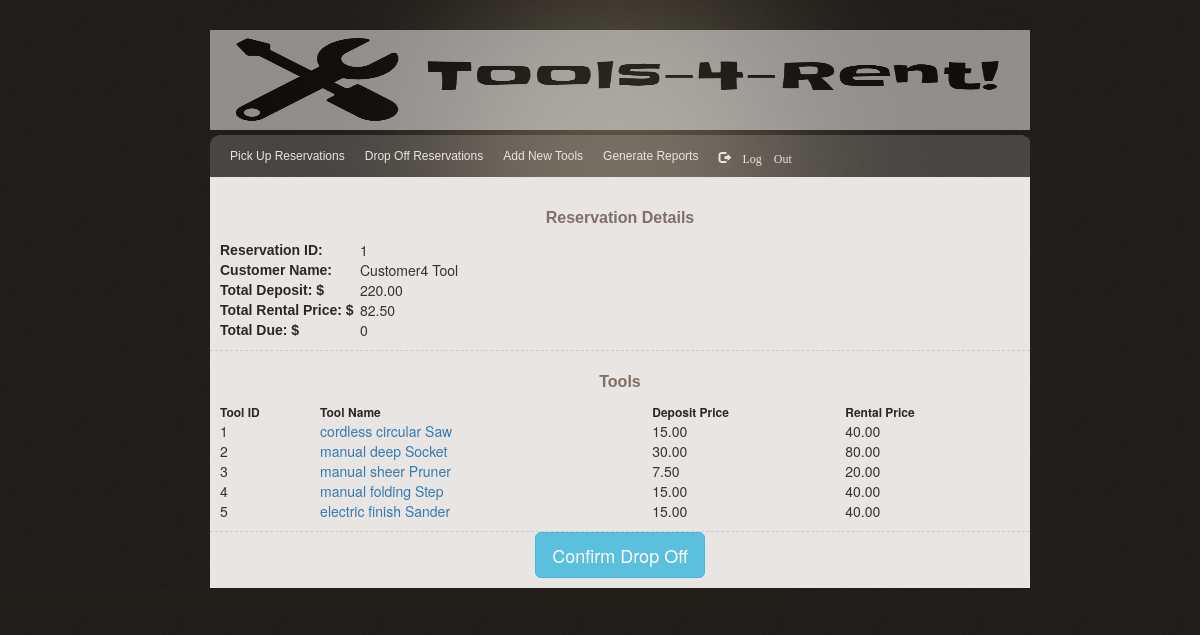
/drop_off_reservation.php?id=1 (signed in), run on the app's committed database.
### tables this page shows
CREATE TABLE Reservation(
  Email VARCHAR(50) NOT NULL,
  PickUp_ClerkID  INT(10) ,
  DropOff_ClerkID INT(10) ,
  ReservationID INT(10) AUTO_INCREMENT,
  StartDate DATE NOT NULL,
  EndDate DATE NOT NULL,
  PRIMARY KEY (ReservationID),
  FOREIGN KEY (Email) REFERENCES Customer(Email),
  FOREIGN KEY (PickUp_ClerkID) REFERENCES Clerk(ClerkID),
  FOREIGN KEY (DropOff_ClerkID) REFERENCES Clerk(ClerkID)
);

CREATE TABLE Tools(
	ToolID INT(10) AUTO_INCREMENT,
	Type VARCHAR(15) NOT NULL,
    SubType VARCHAR(20) NOT NULL,
	SubOption VARCHAR(20) NOT NULL,
	PowerSource VARCHAR(20) NOT NULL,
	Manufacturer VARCHAR(20) NOT NULL,
	Material VARCHAR(20),
	PurchasePrice FLOAT(10,2) NOT NULL,
	Weight FLOAT(10,2) NOT NULL,
	LengthInt INT(5) NOT NULL,
	LengthFraction VARCHAR(5) NOT NULL,
	LengthUnit VARCHAR(5) NOT NULL,
	Width_Diameter_Int INT(5) NOT NULL,
	Width_Diameter_Fraction VARCHAR(5) NOT NULL,
	Width_Diameter_Unit VARCHAR(5) NOT NULL,
    PRIMARY KEY (ToolID)
);

### drop_off_reservation.php (the view, shortened to what this page needs)
<?php
include('lib/common.php');
$ReservationID = $_GET['id'];
$query = "SELECT R.ReservationID, CONCAT(C.FirstName, ' ', C.LastName) AS CustomerName
FROM Customer AS C
INNER JOIN Reservation AS R
ON C.Email = R.Email
WHERE R.ReservationID =" . $ReservationID ;
$result = mysqli_query($db, $query);
$row = mysqli_fetch_assoc($result);
$sql = "SELECT SUM(0.15 * PurchasePrice) AS TotalRentalPrice, SUM(0.4 * PurchasePrice) AS TotalDepositPrice
FROM Tools
WHERE ToolID IN (SELECT ToolID
FROM Been
WHERE ReservationID =" . $ReservationID . ") " ;
$result = mysqli_query($db, $sql);
$sql_row = mysqli_fetch_assoc($result);
$query = " SELECT T.ToolID, CONCAT(PowerSource, ' ', SubOption, ' ', SubType) AS ToolName, (0.15 * PurchasePrice) AS RentalPrice, (0.4 * PurchasePrice) AS DepositPrice
FROM Tools T LEFT JOIN Been B ON T.ToolID = B.ToolID
WHERE T.ToolID IN (SELECT ToolID
FROM Been) AND ReservationID = " . $ReservationID ;
$result = mysqli_query($db, $query);
?>
<?php include("lib/header.php"); ?>
</head>
<body>
  <div id="main_container">
    <?php include("lib/clerk_menu.php"); ?>
    <div class="center_content">
      <div class="features">
        <div class="profile_section">
          <form name="drop_off_form" action="<?php echo 'drop_off_reservation.php?id=' . $ReservationID ; ?>" method="POST">
            <div class="subtitle">Reservation Details</div>
            <table>
              <tr>
                <td class="item_label">Reservation ID: </td>
                <td>
                  <?php echo $row['ReservationID']; ?>
                </td>
              </tr>
              <tr>
                <td class="item_label">Customer Name: </td>
                <td>
                  <?php echo $row['CustomerName'];?>
                </td>
              </tr>
              <tr>
                <td class="item_label">Total Deposit: $</td>
                <td>
                  <?php echo $sql_row['TotalDepositPrice'] ?>
                </td>
              </tr>
              <tr>
                <td class="item_label">Total Rental Price: $</td>
                <td>
                  <?php echo $sql_row['TotalRentalPrice'] ?>
                </td>
              </tr>
              <tr>
                <td class="item_label">Total Due: $</td>
                <td>
                  <?php echo (max($sql_row['TotalRentalPrice'] - $sql_row['TotalDepositPrice'], 0)) ?>
                </td>
              </tr>
            </table>
          </div>
          <div class="profile_section">
            <div class="subtitle">Tools</div>
            <table id="reservations-table">
              <tr>
                <td class="heading">Tool ID</td>
                <td class="heading">Tool Name</td>
                <td class="heading">Deposit Price</td>
                <td class="heading">Rental Price</td>
              </tr>
                <?php while ($row = mysqli_fetch_assoc($result)){ ?>
              <tr>
                <td><?php echo $row['ToolID']; ?></td>
                <td><a href="#" onClick="openToolDetails(this.parentElement.parentElement.rowIndex)">
                  <?php echo $row['ToolName']; ?></a></td>
                <td><?php echo $row['RentalPrice']; ?></td>
                <td><?php echo $row['DepositPrice']; ?></td>
              </tr>
              <?php	} ?>
            </table>
          </div>
        </div>
        <a href="javascript:drop_off_form.submit();"> <button type="button" class="btn btn-lg btn-info">Confirm Drop Off</button>	</a>
    </div>
  </div>
  <?php include("lib/footer.php"); ?>
</body>

### css/gtonline_style.css (style rules this page uses)
body { background:url(../img/bg.gif) repeat #000000; padding:0; font-family: Verdana, Geneva, sans-serif; font-size:12px; margin:auto auto auto auto; color:#36322b; }
table { width: 100%; }
th, td { padding: 1px; text-align: left; }
#main_container { width: 65%; height:auto; margin:auto; padding:auto; text-align: center; }
.item_label { font-family: Verdana, Geneva, sans-serif; width:140px; font-weight:bold; font-size:14px; color:#2e2721; }
.heading { font-size:12px; color:#2e2721; font-weight:bold; }
.subtitle { font-family: Verdana, Geneva, sans-serif; font-weight:bold; font-size:16px; color:#806F66; padding:10px 0px 10px 0px; }
.center_content { width:820px; height:auto; padding:10px 0px 10px 0px; clear:both; background-color:#E9E5E2; }
.profile_section { float:left; width:100%; border-bottom:1px #CCCCCC dashed; padding:10px 10px 10px 10px; }

### data on the page
reservation: ReservationID "1"
tools: ToolID "1", ToolName "cordless circular Saw", RentalPrice "15.00", DepositPrice "40.00"
tools: ToolID "2", ToolName "manual deep Socket", RentalPrice "30.00", DepositPrice "80.00"
tools: ToolID "3", ToolName "manual sheer Pruner", RentalPrice "7.50", DepositPrice "20.00"
tools: ToolID "4", ToolName "manual folding Step", RentalPrice "15.00", DepositPrice "40.00"
tools: ToolID "5", ToolName "electric finish Sander", RentalPrice "15.00", DepositPrice "40.00"

### other printed values
$row['CustomerName'] "Customer4 Tool"
$sql_row['TotalDepositPrice'] "220.00"
$sql_row['TotalRentalPrice'] "82.50"
max($sql_row['TotalRentalPrice'] - $sql_row['TotalDepositPrice'], 0) "0"
